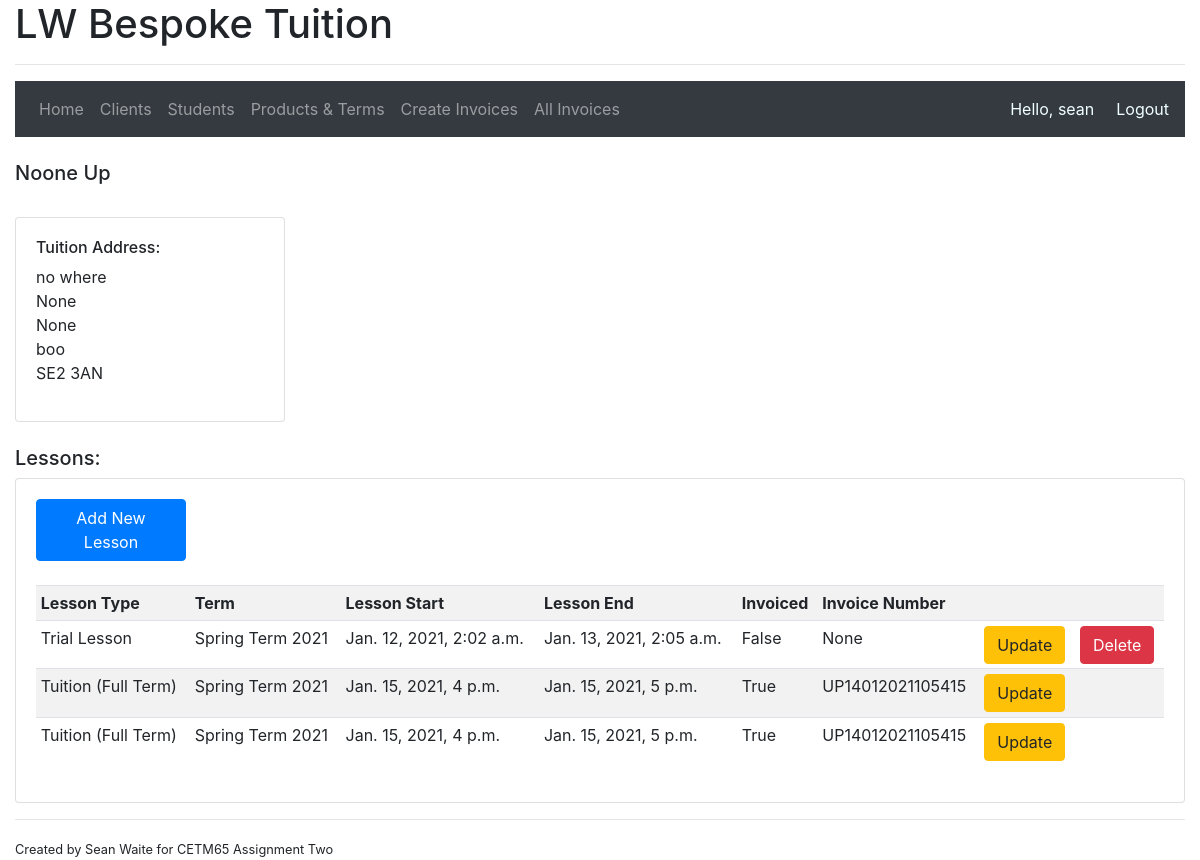
/yourchild/1 (signed in), run on an earlier commit of the app's database.
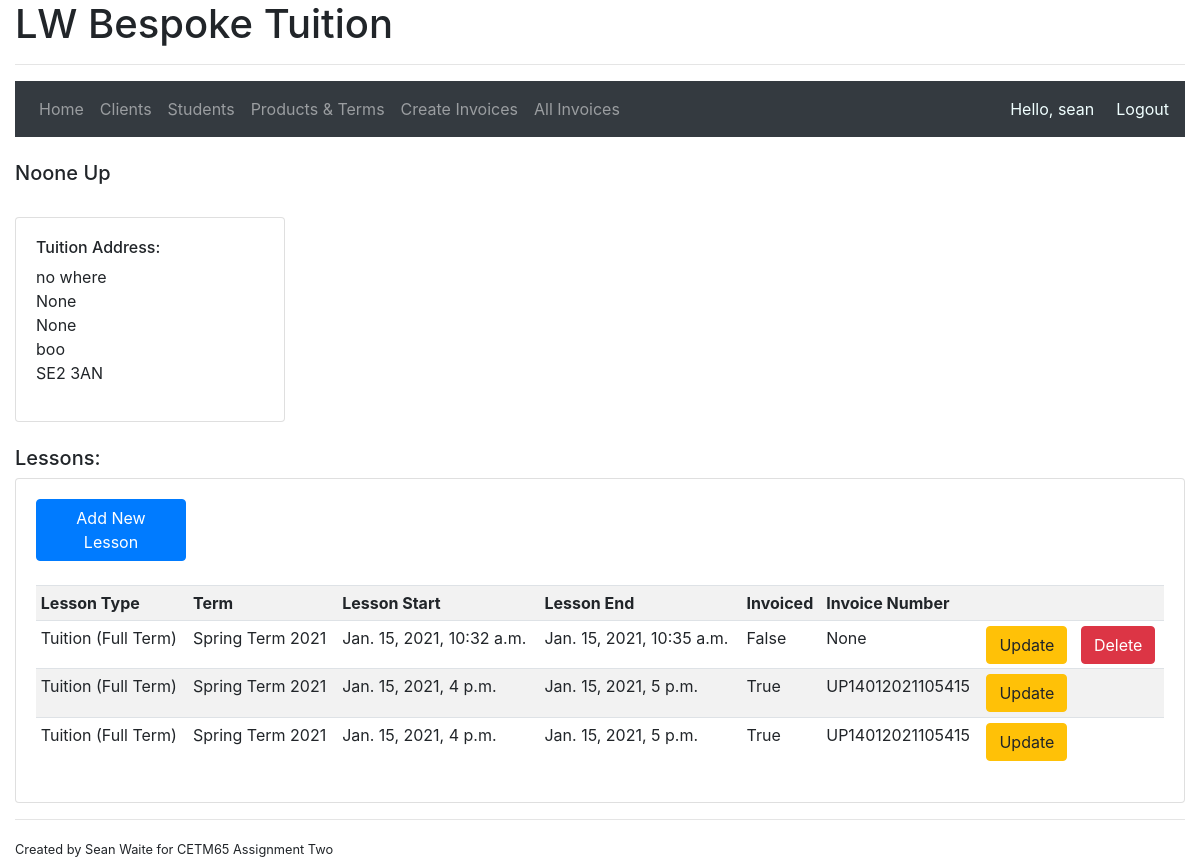
And on a later commit of the database.
### accounts/models.py (models this page shows, shortened)
class Student(models.Model):
    YEAR_1 = 1
    YEAR_2 = 2
    YEAR_3 = 3
    YEAR_4 = 4
    YEAR_5 = 5
    YEAR_6 = 6
    YEAR_7 = 7
    YEAR_8 = 8
    YEAR_9 = 9
    YEAR_10 = 10
    YEAR_11 = 11
    NO_SCHOOL = 0
    SCHOOL_YEAR_CHOICES = (
        (YEAR_1, 'Year 1'),
        (YEAR_2, 'Year 2'),
        (YEAR_3, 'Year 3'),
        (YEAR_4, 'Year 4'),
        (YEAR_5, 'Year 5'),
        (YEAR_6, 'Year 6'),
        (YEAR_7, 'Year 7'),
        (YEAR_8, 'Year 8'),
        (YEAR_9, 'Year 9'),
        (YEAR_10, 'Year 10'),
        (YEAR_11, 'Year 11'),
        (NO_SCHOOL, 'No longer in school'),
    )
    parent = models.ManyToManyField(Client)
    forename = models.CharField(max_length=100, validators=[letters_only])
    surname = models.CharField(max_length=100, null=True, blank=True, validators=[letters_only])
    date_of_birth = models.DateField(null=True, blank=True)
    school_year = models.IntegerField(choices=SCHOOL_YEAR_CHOICES, default=1)
    date_inserted = models.DateTimeField(auto_now_add=True)

class TuitionAddress(models.Model):
    student = models.ForeignKey(Student, related_name='address_student', on_delete=models.CASCADE)
    line_one = models.CharField('Address Line One', max_length=100)
    line_two = models.CharField('Address Line Two', max_length=100, null=True, blank=True)
    line_three = models.CharField('Address Line Three', max_length=100, null=True, blank=True)
    town = models.CharField('Town/City', max_length=100)
    postcode = models.CharField(max_length=10)
    effective_from_date = models.DateField(default=now)
    effective_to_date = models.DateField(null=True, blank=True)
    date_inserted = models.DateTimeField(auto_now_add=True)
    class Meta:
        verbose_name = 'Student Address'
        verbose_name_plural = 'Student Address'

class Lesson(models.Model):
    student = models.ForeignKey(Student, null=True, related_name='lesson_student', on_delete=models.SET_NULL)
    lesson_type = models.ForeignKey(Products, related_name='lesson_link', on_delete=models.PROTECT)
    term = models.ForeignKey(Term, null=True, related_name='term', on_delete=models.SET_NULL)
    lesson_start = models.DateTimeField()
    lesson_end = models.DateTimeField()
    invoiced = models.BooleanField(default=False)
    invoice_number = models.ForeignKey(Invoices, null=True, blank=True, related_name='invoice_no', on_delete=models.SET_NULL)

class Products(models.Model):
    product_name = models.CharField(max_length=100)
    price = models.DecimalField(max_digits=8, decimal_places=2)
    effective_from_date = models.DateField(default=now)
    effective_to_date = models.DateField(null=True, blank=True)
    date_inserted = models.DateTimeField(auto_now_add=True)
    class Meta:
        verbose_name = 'Product'
        verbose_name_plural = 'Products'
    def __str__(self):
        return str(self.product_name)

class Term(models.Model):
    term_name = models.CharField(max_length=100)
    term_start_date = models.DateField()
    term_end_date = models.DateField()
    half_term_start_date = models.DateField()
    half_term_end_date = models.DateField()
    def __str__(self):
        return str(self.term_name)

class Invoices(models.Model):
    DRAFT = 1
    ISSUED = 2
    UNPAID = 3
    PART_PAID = 4
    PAID = 5
    STATUS_CHOICES = (
        (DRAFT,'Draft'),
        (ISSUED,'Issued'),
        (UNPAID,'Unpaid'),
        (PART_PAID,'Part paid'),
        (PAID, 'Paid'),
    )
    invoice_number = models.CharField(max_length=20, unique=True)
    client = models.ForeignKey(Client, related_name='invoices', on_delete=models.CASCADE)
    status = models.IntegerField(choices=STATUS_CHOICES, default=1)
    total_amount = models.DecimalField(max_digits=8, decimal_places=2)
    amount_paid = models.DecimalField(max_digits=8, decimal_places=2)
    amount_outstanding = models.DecimalField(max_digits=8, decimal_places=2)
    date_created = models.DateTimeField(auto_now_add=True)
    def __str__(self):
        return str(self.invoice_number)

### accounts/decorators.py (the view)
        def wrapper_func(request, *args, **kwargs):
            denied = False
            for roles in allowed_roles:
                if request.user.groups.filter(name = roles).exists():
                    return view_func(request, *args, **kwargs)
                else:
                    denied = True
            if denied == True:
                return redirect('accounts:home')

### accounts/views.py (called while the page is built)
@login_required(login_url='accounts:login')
@allowedUsers(allowed_roles=['admin'])
def student(request, student):
    student = Student.objects.get(pk=student)
    tuition_address = student.address_student.all()
    lessons = student.lesson_student.all().order_by('lesson_start')
    context = {'student': student, 'lessons': lessons, 'address': tuition_address}
    return render(request, 'accounts/student.html', context)

### accounts/templates/accounts/student.html
{% extends "accounts/main.html" %}
{% block main %}
<br>
<h5>{{ student.forename }} {{ student.surname }}</h5>
<div class="row">
    <div class = "col-md-3">
        <br>
        <div class="card card-body">
            <ul class="list-unstyled">
                <h6>Tuition Address:</h6>
                {% for home in address %}
                    <li>{{ home.line_one }}</li>
                    <li>{{ home.line_two }}</li>
                    <li>{{ home.line_three }}</li>
                    <li>{{ home.town }}</li>
                    <li>{{ home.postcode }}</li>
                {% endfor %}
            </ul>
        </div>
    </div>
</div>
<br>
<h5>Lessons:</h5>
<div class="card card-body">
    <a style="width: 150px" class="btn btn-primary" href="{% url 'accounts:addlessons' student.pk %}">
        Add New Lesson</a>
    <br>
    <table class="table table-sm table-striped">
        <tr>
            <th>Lesson Type</th>
            <th>Term</th>
            <th>Lesson Start</th>
            <th>Lesson End</th>
            <th>Invoiced</th>
            <th>Invoice Number</th>
            <th></th>
            <th></th>
        </tr>
        {% for lesson in lessons %}
            {% if student == lesson.student %}
            <tr>
                <td>{{ lesson.lesson_type }}</td>
                <td>{{ lesson.term }}</td>
                <td>{{ lesson.lesson_start }}</td>
                <td>{{ lesson.lesson_end }}</td>
                <td>{{ lesson.invoiced }}</td>
                <td>{{ lesson.invoice_number }}</td>
                <td><a class="btn btn-warning" href="{% url 'accounts:updatelesson' lesson.pk %}">
                    Update</a></td>
                <td>{% if lesson.invoiced is False %}
                        <a class="btn btn-danger" href="{% url 'accounts:deletelesson' lesson.pk %}">
                            Delete</a>
                    {% endif %}
                </td>
            </tr>
            {% endif %}
        {% endfor %}
    </table>
</div>
{% endblock %}

### accounts/templates/accounts/main.html (shortened to what this page needs)
{% load static %}
<!DOCTYPE html>
<html lang="en">
<head>
    <link rel="stylesheet" href="https://stackpath.bootstrapcdn.com/bootstrap/4.4.1/css/bootstrap.min.css">
</head>
<body>
    <div class="container-fluid">
    <h1>LW Bespoke Tuition</h1>
    <hr>
    {% if request.user.is_authenticated %}
    <nav class="navbar navbar-expand-lg navbar-dark bg-dark">
        <div class="collapse navbar-collapse" id="navbarNav">
          <ul class="navbar-nav">
            {% if request.user.is_staff %}
                <li class="nav-item">
                    <a class="nav-link" href="{% url 'accounts:home' %}">Home <span class="sr-only">(current)</span></a>
                </li>
                <li class="nav-item">
                    <a class="nav-link" href="{% url 'accounts:allclients' %}">Clients</a>
                </li>
                <li class="nav-item">
                    <a class="nav-link" href="{% url 'accounts:allstudents' %}">Students</a>
                </li>
                <li class="nav-item">
                    <a class="nav-link" href="{% url 'accounts:refdata' %}">Products & Terms</a>
                </li>
                <li class="nav-item">
                    <a class="nav-link" href="{% url 'accounts:accounts' %}">Create Invoices</a>
                </li>
                <li class="nav-item">
                    <a class="nav-link" href="{% url 'accounts:invoices' %}">All Invoices</a>
                </li>
            {% endif %}
          </ul>
        </div>
        <span name="username" style="color:azure; margin-right: 22px;">Hello, {{ request.user }}</span>
        <span name="logout"><a style="color:azure;" href="{% url 'accounts:logout' %}">Logout</a></span>
    </nav>
    {% endif %}
        {% block main %}
        {% endblock %}
    <hr>
    <small>Created by Sean Waite for CETM65 Assignment Two</small>
    </div>
</body>
</html>

What changed in the data, as far as the page shows it:
removed Lesson: lesson_type "Trial Lesson", term "Spring Term 2021", lesson_start "Jan. 12, 2021, 2:02 a.m.", lesson_end "Jan. 13, 2021, 2:05 a.m.", invoiced "False", invoice_number "None", shows "Delete"
added Lesson: lesson_type "Tuition (Full Term)", term "Spring Term 2021", lesson_start "Jan. 15, 2021, 10:32 a.m.", lesson_end "Jan. 15, 2021, 10:35 a.m.", invoiced "False", invoice_number "None", shows "Delete"
